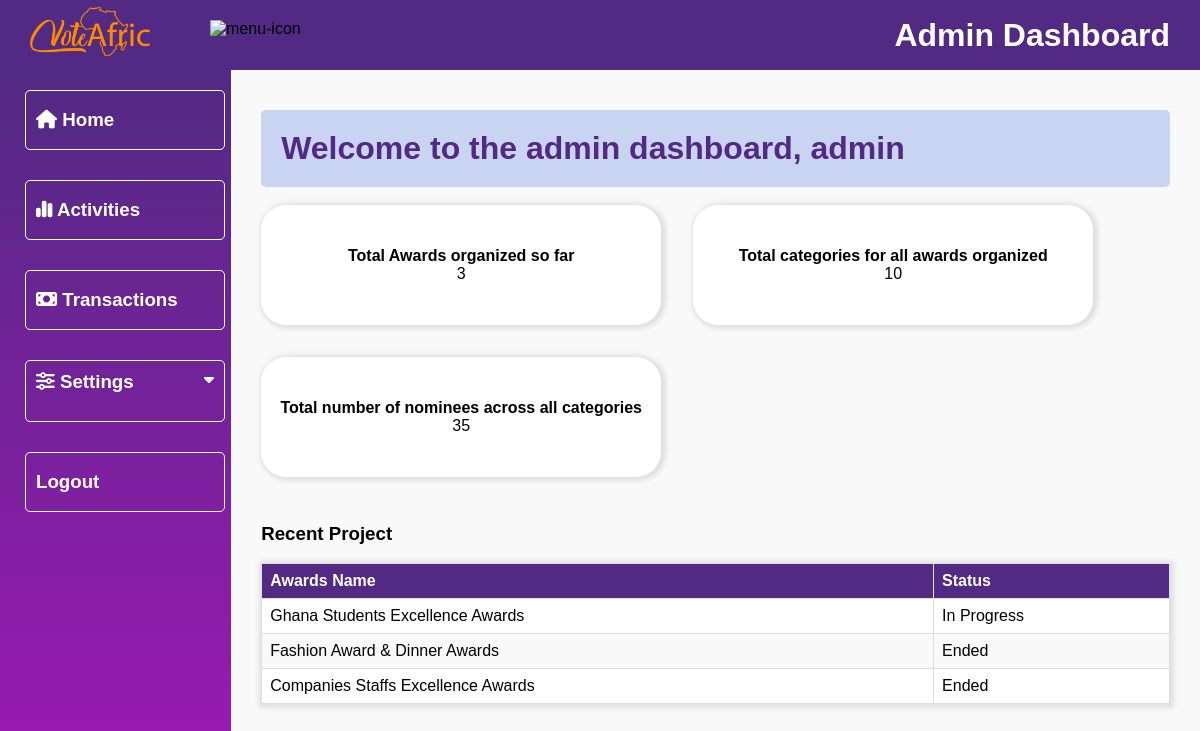
Page /dashboard/adminHome/ (signed in) on the earlier database version.
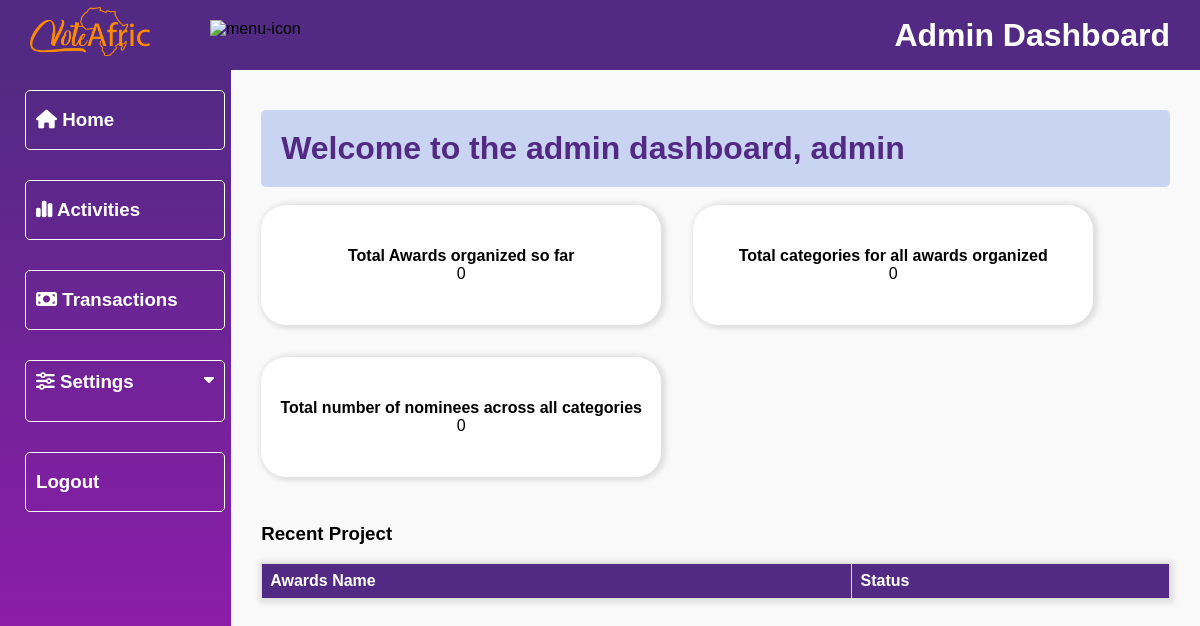
Same page on the later database version.
### vote/models.py (models this page shows, shortened)
class Category(models.Model):
    award = models.CharField(max_length=100)
    title = models.CharField(max_length=100, null=True)
    image = models.ImageField(upload_to="category")
    slug = models.SlugField(unique=True)
    date_added = models.DateTimeField('date added', null=True)
    end_date = models.DateTimeField('end date', null=True)
    class Meta:
        verbose_name_plural = "categories"
        ordering = ('-date_added',)

### dashboard/views.py (the view)
# urls.py: path('adminHome/', views.adminHome, name='adminHome'),
@login_required(login_url='login')
def adminHome(request):
    awards = Category.objects.all()
    award_count = Category.objects.all().count()
    category_count = SubCategory.objects.all().count()
    nominee_count = Nominees.objects.all().count()
    current_time = timezone.now()
    context = {
        'awards': awards,
        'current_time': current_time,
        'award_count': award_count,
        'category_count': category_count,
        'nominee_count': nominee_count,
        'title': 'adminHome'
    }
    return render(request, 'dashboard/adminHome.html', context)

### dashboard/templates/dashboard/adminHome.html (shortened to what this page needs)
{% extends 'dashboard/base.html' %}
{% load static %}
{% block content %}
        <div class="main">
            <div class="admin-main-page">
                <div class="heading">
                    <h1>Welcome to the admin dashboard, {{ user }}</h1>
                </div>
                <div class="statistics-container">
                    <div class="stat-row">
                        <h4>Total Awards organized so far</h4>
                        <p>{{ award_count }}</p>
                    </div>
                    <div class="stat-row">
                        <h4>Total categories for all awards organized</h4>
                        <p>{{ category_count }}</p>
                    </div>
                    <div class="stat-row">
                        <h4>Total number of nominees across all categories</h4>
                        <p>{{ nominee_count }}</p>
                    </div>
                </div>
            </div>
            <div class="recent-project">
                <h3>Recent Project</h3>
                <div class="tables">
                    <table>
                        <thead>
                            <tr>
                                <th>Awards Name</th>
                                <th>Status</th>
                            </tr>
                        </thead>
                        <tbody>
                            {% for a in awards %}
                            <tr>
                                <td>{{ a.award }}</td>
                                <td>
                                    {% if current_time < a.end_date %}
                                        In Progress
                                    {% else %}
                                        Ended
                                    {% endif %}
                                </td>
                            </tr>
                            {% endfor %}
                        </tbody>
                    </table>
                </div>
            </div>
        </div>
    </div>
{% endblock %}

Differences in the rows shown:
removed Category: award "Ghana Students Excellence Awards", shows "In Progress"
removed Category: award "Fashion Award & Dinner Awards", shows "Ended"
removed Category: award "Companies Staffs Excellence Awards", shows "Ended"
Other differences:
{{ award_count }}: "3" → "0"
{{ category_count }}: "10" → "0"
{{ nominee_count }}: "35" → "0"
